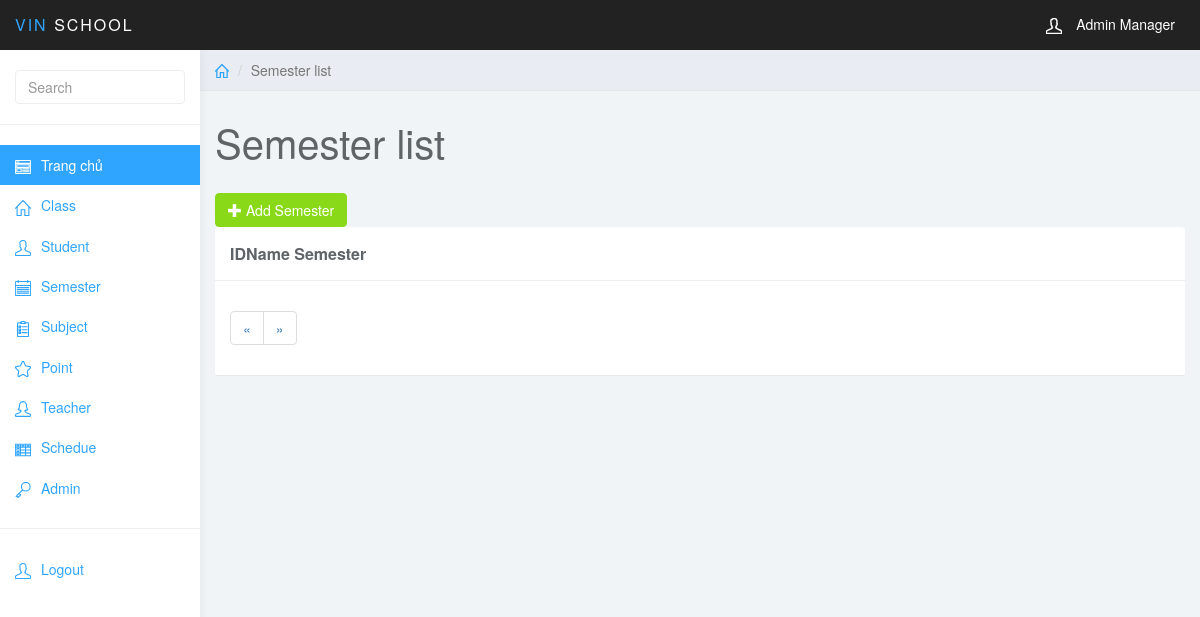
The app's page /index.php?page_layout=semester (signed in), older data.
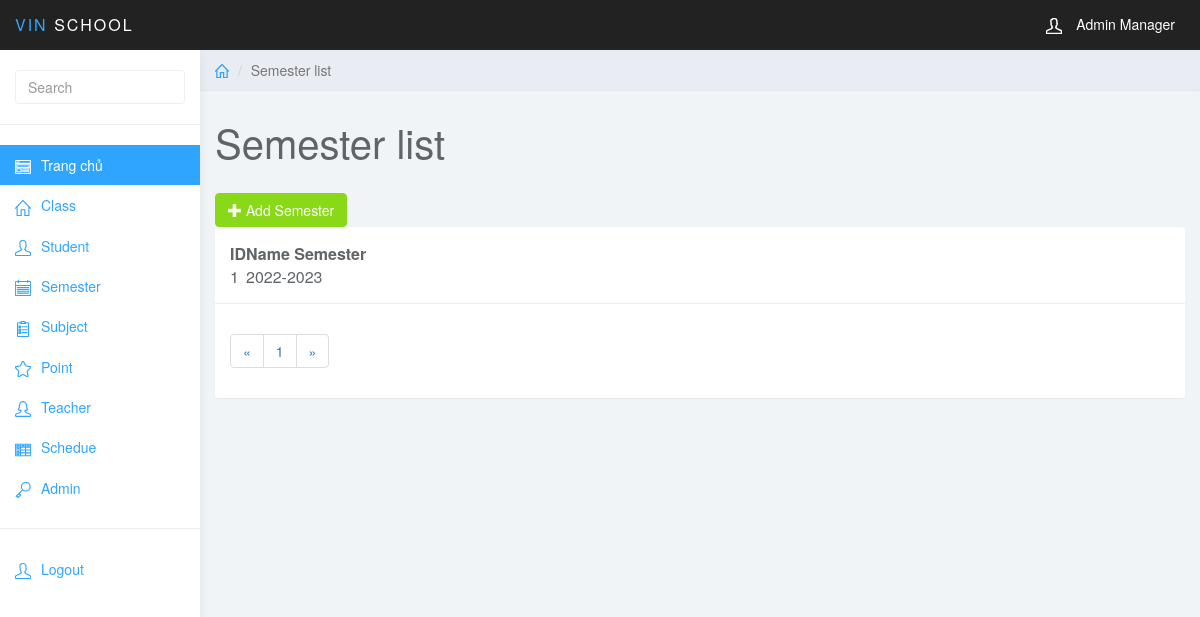
The same page, newer data.
### tables this page shows
CREATE TABLE `semester` (
  `semester_id` int(11) NOT NULL,
  `semester_name` varchar(255) NOT NULL
);

### semester.php (the view)
<div class="col-sm-9 col-sm-offset-3 col-lg-10 col-lg-offset-2 main">
	<div class="row">
		<ol class="breadcrumb">
			<li><a href="#"><svg class="glyph stroked home"><use xlink:href="#stroked-home"></use></svg></a></li>
			<li class="active">Semester list</li>
		</ol>
	</div>
	<div class="row">
		<div class="col-lg-12">
			<h1 class="page-header">Semester list</h1>
		</div>
	</div>
	<div id="toolbar" class="btn-group">
           <a href="index.php?page_layout=add_semester" class="btn btn-success">
               <i class="glyphicon glyphicon-plus"></i> Add Semester
           </a>
       </div>
	<div class="row">
		<div class="col-lg-12">
			<div class="panel panel-default">
				<div class="panel-body">
                       <table
                           data-toolbar="#toolbar"
                           data-toggle="table">
					    <thead>
					    <tr>
					        <th>ID</th>
					        <th>Name Semester</th>
					    </tr>
                           </thead>
                           <tbody>
                               <?php
                                   if(isset($_GET["page"])){
                                       $page = $_GET["page"];
                                   }
                                   else{
                                       $page = 1;
                                   }
                                   $rows_per_page = 15;
                                   $per_rows = $page*$rows_per_page - $rows_per_page;
                                   $total_rows = mysqli_num_rows(mysqli_query($conn, "SELECT * FROM semester"));
                                   $total_pages = ceil($total_rows/$rows_per_page);
                                   $list_pages = '';
                                   $page_prev = $page - 1;
                                   if($page_prev < 1){
                                       $page_prev = 1;
                                   }
                                   $list_pages .= '<li class="page-item"><a class="page-link" href="index.php?page_layout=class&page='.$page_prev.'">&laquo;</a></li>';
                                   for($i=1; $i<=$total_pages; $i++){
                                       $list_pages .= '<li class="page-item"><a class="page-link" href="index.php?page_layout=class&page='.$i.'">'.$i.'</a></li>';
                                   }
                                   $page_next = $page + 1;
                                   if($page_next > $total_pages){
                                       $page_next = $total_pages;
                                   }
                                   $list_pages .= '<li class="page-item"><a class="page-link" href="index.php?page_layout=semester&page='.$page_next.'">&raquo;</a></li>';
                                   $sql = "SELECT * FROM semester
                                           LIMIT $per_rows, $rows_per_page";
                                   $query = mysqli_query($conn, $sql);
                                   while($row = mysqli_fetch_array($query)){
                               ?>
                               <tr>
                                   <td class="counterCell"></td>
                                   <td style=""><?php echo $row['semester_name'] ?></td>
                               </tr>
                               <?php
                                   }
                               ?>
                           </tbody>
					</table>
                   </div>
                   <div class="panel-footer">
                       <nav aria-label="Page navigation example">
                           <ul class="pagination">
                               <?php echo $list_pages;?>
                           </ul>
                       </nav>
                   </div>
			</div>
		</div>
	</div>
</div>

Row changes from the older to the newer data that the page shows:
added semester: semester_name "2022-2023"
Text that changed along with them:
new list line: "1"
